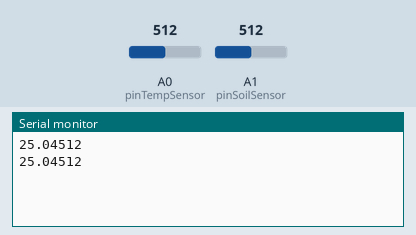
Simulated run of this sketch. Board: Arduino Uno, built with avr-gcc and run on an emulated ATmega328P. On the bench: the last lines printed to the serial monitor. Inputs (shaded band) come from the test bench; at power-on: A0 (pinTempSensor) = 512, A1 (pinSoilSensor) = 512.

Above: at 10.8 s.
10.9 s: A0 (pinTempSensor) set to 716
At 20.7 s:
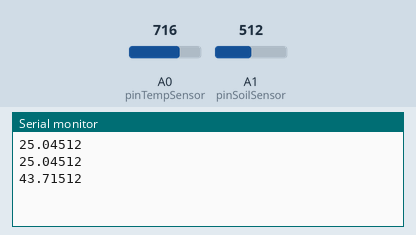
20.9 s: A1 (pinSoilSensor) set to 716
At 30.7 s:
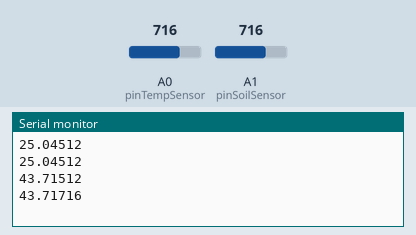
30.9 s: A0 (pinTempSensor) set to 900
At 40.7 s:
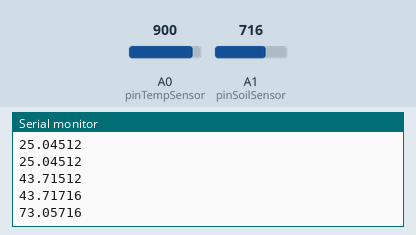
40.9 s: A1 (pinSoilSensor) set to 900
At 51.5 s:
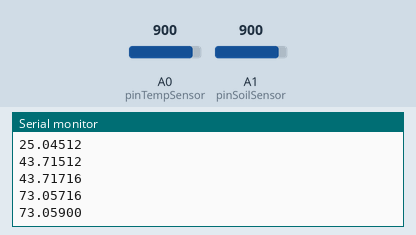
Timing chart, 0 to 51.9 s (numbered marks = the images above; inputs shaded):
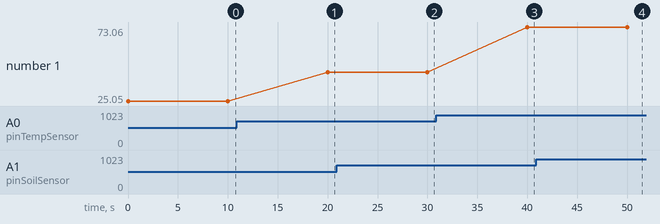

Measured:
- after the input at 10.9 s, the serial monitor: prints a new line after 9.1 s (image 1)
- after the input at 20.9 s, the serial monitor: prints a new line after 9.1 s (image 2)
- after the input at 30.9 s, the serial monitor: prints a new line after 9.1 s (image 3)
- after the input at 40.9 s, the serial monitor: prints a new line after 9.1 s (image 4)
- plotted number 1: 25.05 → 43.72 after the input at 10.9 s, 43.72 → 43.72 after the input at 20.9 s, 43.72 → 73.06 after the input at 30.9 s, 73.06 → 73.06 after the input at 40.9 s

The sketch:

ArduinoCode.ino
```cpp
// Demo code for Grove - Temperature Sensor V1.1/1.2
// Loovee @ 2015-8-26

#include <math.h>

const int B = 4275;               // B value of the thermistor
const int R0 = 100000;            // R0 = 100k
const int pinTempSensor = A0;     // Grove - Temperature Sensor connect to A0

const int pinSoilSensor = A1;

void setup()
{
  Serial.begin(9600);
}

void loop()
{
  int a = analogRead(pinTempSensor);

  float R = 1023.0 / a - 1.0;
  R = R0 * R;

  float temperature = 1.0 / (log(R / R0) / B + 1 / 298.15) - 273.15; // convert to temperature via datasheet

  //Serial.print("temperature = ");
  Serial.print(temperature);

  //Serial.print("Soil Moisture = ");
  //get soil moisture value from the function below and print it
  Serial.println(analogRead(pinSoilSensor));

  delay(10000);
}
```
